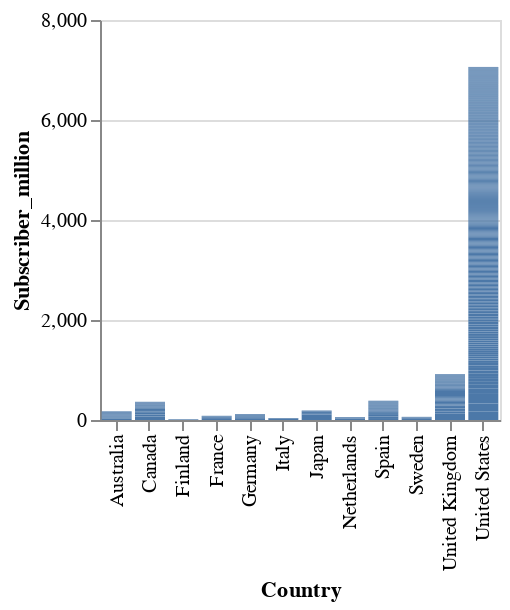

The notebook cell saved with this chart:
### Code cell
alt.Chart(data).mark_bar().encode(
  x='Country',
  y='Subscriber_million',

  tooltip=['Country', 'Subscriber_million']
).properties(
  width=200,
  height=200
)

### Figure 1 — Vega-Lite specification as saved in the notebook (floating-point values rounded to 4 significant figures; data arrays with more than 128 entries replaced by an {"elided": "..."} marker saying what was removed)
{"config": {"view": {"continuousWidth": 400, "continuousHeight": 300}}, "data": {"name": "data-1c6e7046783e2e5ca5bb58a6ee28fa74"}, "mark": "bar", "encoding": {"tooltip": [{"field": "Country", "type": "nominal"}, {"field": "Subscriber_million", "type": "quantitative"}], "x": {"field": "Country", "type": "nominal"}, "y": {"field": "Subscriber_million", "type": "quantitative"}}, "height": 200, "width": 200, "$schema": "https://vega.github.io/schema/vega-lite/v4.17.0.json", "datasets": {"data-1c6e7046783e2e5ca5bb58a6ee28fa74": {"elided": "425 records"}}}
